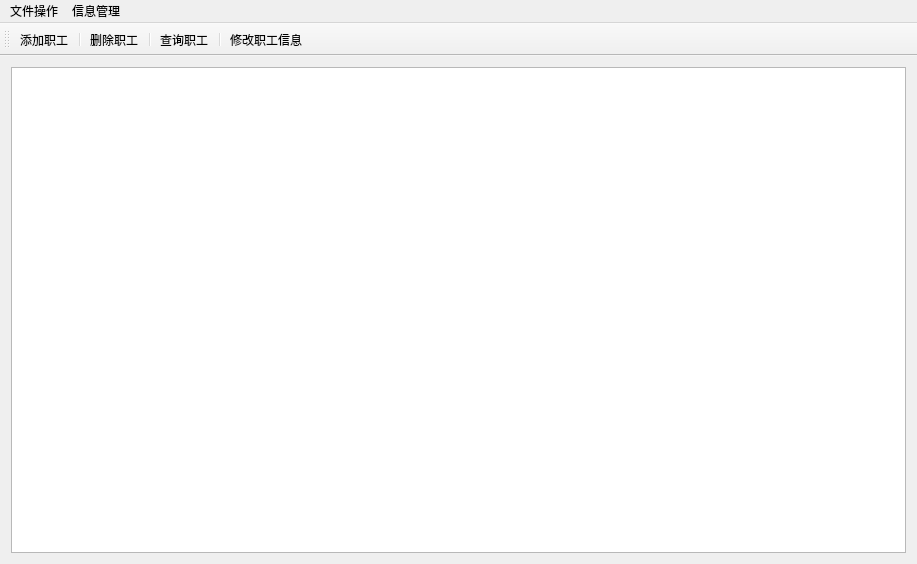
<?xml version="1.0" encoding="UTF-8"?>
<ui version="4.0">
 <class>MainWindow</class>
 <widget class="QMainWindow" name="MainWindow">
  <property name="geometry">
   <rect>
    <x>0</x>
    <y>0</y>
    <width>917</width>
    <height>564</height>
   </rect>
  </property>
  <property name="windowTitle">
   <string>MainWindow</string>
  </property>
  <property name="windowIcon">
   <iconset resource="res.qrc">
    <normaloff>:/image/male_search_user_icon.png</normaloff>:/image/male_search_user_icon.png</iconset>
  </property>
  <widget class="QWidget" name="centralWidget">
   <layout class="QGridLayout" name="gridLayout">
    <item row="0" column="0">
     <widget class="QTableView" name="display_table"/>
    </item>
   </layout>
  </widget>
  <widget class="QMenuBar" name="menuBar">
   <property name="geometry">
    <rect>
     <x>0</x>
     <y>0</y>
     <width>917</width>
     <height>21</height>
    </rect>
   </property>
   <widget class="QMenu" name="infomanage">
    <property name="title">
     <string>信息管理</string>
    </property>
    <addaction name="add"/>
    <addaction name="remove"/>
    <addaction name="qurey"/>
    <addaction name="modify"/>
   </widget>
   <widget class="QMenu" name="file">
    <property name="title">
     <string>文件操作</string>
    </property>
    <addaction name="openfile"/>
    <addaction name="savefile"/>
   </widget>
   <addaction name="file"/>
   <addaction name="infomanage"/>
  </widget>
  <widget class="QToolBar" name="mainToolBar">
   <property name="iconSize">
    <size>
     <width>30</width>
     <height>30</height>
    </size>
   </property>
   <property name="toolButtonStyle">
    <enum>Qt::ToolButtonTextUnderIcon</enum>
   </property>
   <property name="floatable">
    <bool>false</bool>
   </property>
   <attribute name="toolBarArea">
    <enum>TopToolBarArea</enum>
   </attribute>
   <attribute name="toolBarBreak">
    <bool>false</bool>
   </attribute>
   <addaction name="add"/>
   <addaction name="separator"/>
   <addaction name="remove"/>
   <addaction name="separator"/>
   <addaction name="qurey"/>
   <addaction name="separator"/>
   <addaction name="modify"/>
  </widget>
  <action name="openfile">
   <property name="text">
    <string>打开文件</string>
   </property>
  </action>
  <action name="savefile">
   <property name="text">
    <string>保存文件</string>
   </property>
  </action>
  <action name="add">
   <property name="icon">
    <iconset resource="res.qrc">
     <normaloff>:/image/new_add_plus_user_icon.png</normaloff>:/image/new_add_plus_user_icon.png</iconset>
   </property>
   <property name="text">
    <string>添加职工</string>
   </property>
  </action>
  <action name="remove">
   <property name="icon">
    <iconset resource="res.qrc">
     <normaloff>:/image/delete_male_icon.png</normaloff>:/image/delete_male_icon.png</iconset>
   </property>
   <property name="text">
    <string>删除职工</string>
   </property>
  </action>
  <action name="qurey">
   <property name="icon">
    <iconset resource="res.qrc">
     <normaloff>:/image/male_search_user_icon.png</normaloff>:/image/male_search_user_icon.png</iconset>
   </property>
   <property name="text">
    <string>查询职工</string>
   </property>
  </action>
  <action name="modify">
   <property name="icon">
    <iconset resource="res.qrc">
     <normaloff>:/image/human_male_user_icon.png</normaloff>:/image/human_male_user_icon.png</iconset>
   </property>
   <property name="text">
    <string>修改职工信息</string>
   </property>
  </action>
 </widget>
 <layoutdefault spacing="6" margin="11"/>
 <resources>
  <include location="res.qrc"/>
 </resources>
 <connections/>
</ui>
